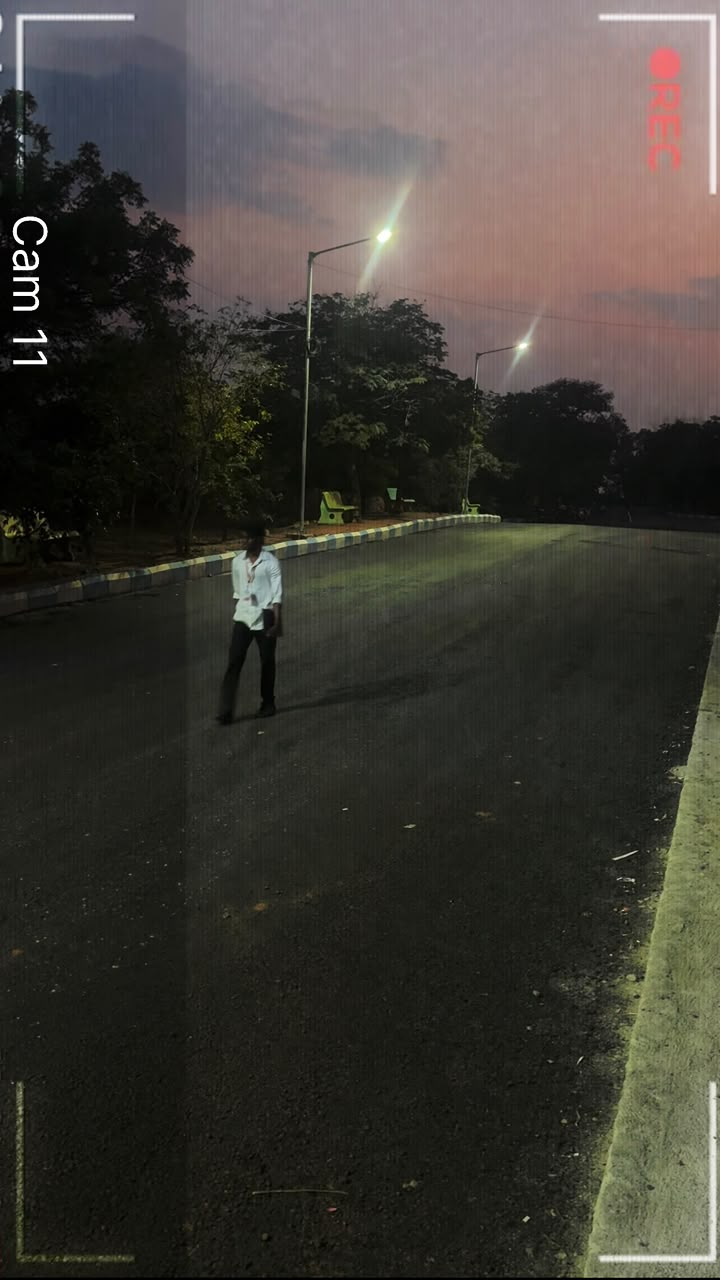
#> input picture openCVD/cam1.jpeg, 720 x 1280 px, found by its file name; the run also reads 1 picture not shown here
$ python generate_forensic_evidence.py
#> lines starting #> are read from the running program, lines starting #| are printed output that depends on the picture; after the words box and inside, x2 and y2 are one past the last pixel; in counts of white or black regions, pixels touching at a corner belong together
import cv2
import numpy as np
import os

src_dir = "/Users/mohammedabdulwahed/Downloads/argus/openCVD"
dst_dir = "/Users/mohammedabdulwahed/Downloads/argus/argus/public/faces"
os.makedirs(dst_dir, exist_ok=True)

# Camera definitions with coordinates and targets
cameras = {
    "cam_01": {
        "file": "cam1.jpeg",
        "name": "C1: VITS Main Campus Arch Gate",
        "crop": (150, 420, 240, 360), # x, y, w, h
        "face_box": (30, 20, 90, 110),
        "conf": 0.88,
        "is_hit": True,
        "asset_box": None,
        "time": "14:02:15 IST",
        "status": "SUSPECT SIGHTING: Campus Ingress Path"
    },
    "cam_2": {
        "file": "cam2.jpeg",
        "name": "C2: VITS Central Administrative Foyer",
        "crop": (60, 290, 320, 480),
        "face_box": (80, 40, 110, 130),
        "conf": 0.91,
        "is_hit": True,
        "asset_box": (70, 220, 130, 110),
        "time": "14:04:30 IST",
        "status": "SUSPECT SIGHTING: Admin Quadrangle Walkway"
    },
    "cam_03": {
        "file": "cam3.jpeg",
        "name": "C3: Engineering Block A/B Quadrangle",
        "crop": (180, 350, 300, 450),
        "face_box": (70, 50, 100, 120),
        "conf": 0.86,
        "is_hit": True,
        "asset_box": None,
        "time": "14:06:50 IST",
        "status": "SUSPECT SIGHTING: Engg Block Ingress corridor"
    },
    "cam_04": {
        "file": "cam4.jpeg",
        "name": "C4: Deshmukhi Village Bus Bay",
        "crop": (160, 280, 340, 500),
        "face_box": (90, 60, 110, 130),
        "conf": 0.89,
        "is_hit": True,
        "asset_box": (80, 240, 120, 100),
        "time": "14:09:12 IST",
        "status": "SUSPECT SIGHTING: Bus Bay & Transit Stop"
    },
    "cam_05": {
        "file": "cam5.jpeg",
        "name": "C5: Central Library & Computer Labs (Stairwell)",
        "crop": (320, 520, 320, 480), # x, y, w, h around suspect
        "face_box": (80, 40, 120, 140),
        "conf": 0.968,
        "is_hit": True,
        "asset_box": (70, 220, 140, 110),
        "time": "14:11:05 IST",
        "status": "CONFIRMED PRIMARY HIT: Culprit Face & Blue Laptop Lock"
    },
    "cam_06": {
        "file": "cam6.jpeg",
        "name": "C6: Campus East Perimeter Walkway",
        "crop": (280, 400, 340, 500),
        "face_box": (90, 50, 120, 140),
        "conf": 0.93,
        "is_hit": True,
        "asset_box": (80, 250, 140, 120),
        "time": "14:12:45 IST",
        "status": "SUSPECT SIGHTING: East Perimeter Gate Exit"
    },
    "cam_07": {
        "file": "cam7.jpeg",
        "name": "C7: Cafeteria & Student Activity Center",
        "crop": (240, 550, 300, 450),
        "face_box": (70, 40, 110, 130),
        "conf": 0.92,
        "is_hit": True,
        "asset_box": (60, 210, 130, 110),
        "time": "14:14:10 IST",
        "status": "SUSPECT SIGHTING: Cafeteria Outskirts Pathway"
    },
    "cam_08": {
        "file": "cam8.jpeg",
        "name": "C8: Deshmukhi - Pochampally Road Junction",
        "crop": (0, 350, 360, 540),
        "face_box": (100, 60, 130, 150),
        "conf": 0.95,
        "is_hit": True,
        "asset_box": (90, 260, 140, 120),
        "time": "14:16:30 IST",
        "status": "SUSPECT SIGHTING: Highway Junction Egress Path"
    },
}

def draw_corner_rect(img, pt1, pt2, color, thickness=2, d=15):
    x1, y1 = pt1
    x2, y2 = pt2
    # Top-left
    cv2.line(img, (x1, y1), (x1 + d, y1), color, thickness)
    cv2.line(img, (x1, y1), (x1, y1 + d), color, thickness)
    # Top-right
    cv2.line(img, (x2, y1), (x2 - d, y1), color, thickness)
    cv2.line(img, (x2, y1), (x2, y1 + d), color, thickness)
    # Bottom-left
    cv2.line(img, (x1, y2), (x1 + d, y2), color, thickness)
    cv2.line(img, (x1, y2), (x1, y2 - d), color, thickness)
    # Bottom-right
    cv2.line(img, (x2, y2), (x2 - d, y2), color, thickness)
    cv2.line(img, (x2, y2), (x2, y2 - d), color, thickness)

def add_forensic_hud(crop, cam_info, cam_key):
    h, w = crop.shape[:2]
    out = crop.copy()

    # 1. Subtle dark vignette / scanline overlay
    overlay = out.copy()
    cv2.rectangle(overlay, (0, 0), (w, 38), (10, 12, 16), -1)
    cv2.rectangle(overlay, (0, h - 34), (w, h), (10, 12, 16), -1)
    cv2.addWeighted(overlay, 0.75, out, 0.25, 0, out)

    # 2. Top Header Telemetry
    cam_display = cam_key.upper().replace("_", "")
    header_text = f"ARGUS FORENSIC // OPENCV 4.14 LANCZOS-4 [{cam_display}]"
    cv2.putText(out, header_text, (10, 24), cv2.FONT_HERSHEY_SIMPLEX, 0.45, (0, 255, 204), 1, cv2.LINE_AA)

    # Conf badge
    conf_pct = int(cam_info["conf"] * 100)
    conf_text = f"LOCK: {conf_pct}%"
    cv2.putText(out, conf_text, (w - 110, 24), cv2.FONT_HERSHEY_SIMPLEX, 0.45, (0, 230, 255), 1, cv2.LINE_AA)

    # 3. Face Bounding Box & Landmarks
    if cam_info.get("face_box"):
        fx, fy, fw, fh = cam_info["face_box"]
        # Scale if crop was resized
        fx = max(5, min(w - 20, fx))
        fy = max(40, min(h - 50, fy))
        fw = min(fw, w - fx - 5)
        fh = min(fh, h - fy - 5)

        # Primary box
        box_color = (82, 82, 224) if cam_info.get("is_hit") else (100, 200, 100) # BGR
        draw_corner_rect(out, (fx, fy), (fx + fw, fy + fh), box_color, thickness=2, d=16)

        # Crosshair center
        cx = fx + fw // 2
        cy = fy + fh // 2
        cv2.line(out, (cx - 10, cy), (cx + 10, cy), (0, 255, 204), 1)
        cv2.line(out, (cx, cy - 10), (cx, cy + 10), (0, 255, 204), 1)
        cv2.circle(out, (cx, cy), 3, (0, 255, 204), -1)

        # Label above box
        label_text = f"FACE_ID: {cam_info['conf']:.2f}"
        cv2.putText(out, label_text, (fx, fy - 8), cv2.FONT_HERSHEY_SIMPLEX, 0.38, box_color, 1, cv2.LINE_AA)

    # 4. Asset Bounding Box (e.g. blue laptop)
    if cam_info.get("asset_box"):
        ax, ay, aw, ah = cam_info["asset_box"]
        ax = max(5, min(w - 20, ax))
        ay = max(40, min(h - 50, ay))
        aw = min(aw, w - ax - 5)
        ah = min(ah, h - ay - 5)
        draw_corner_rect(out, (ax, ay), (ax + aw, ay + ah), (255, 200, 0), thickness=2, d=12)
        cv2.putText(out, "ASSET: BLUE LAPTOP", (ax, ay - 6), cv2.FONT_HERSHEY_SIMPLEX, 0.36, (255, 200, 0), 1, cv2.LINE_AA)

    # 5. Bottom Telemetry
    time_str = f"TIME: {cam_info['time']} | 30.00 FPS"
    cv2.putText(out, time_str, (10, h - 12), cv2.FONT_HERSHEY_SIMPLEX, 0.38, (180, 180, 180), 1, cv2.LINE_AA)
    cv2.putText(out, "GRID: VITS DESHMUKHI", (w - 180, h - 12), cv2.FONT_HERSHEY_SIMPLEX, 0.38, (0, 200, 255), 1, cv2.LINE_AA)

    return out

# Process each camera
for cam_key, info in cameras.items():
    file_path = os.path.join(src_dir, info["file"])
    if not os.path.exists(file_path):
        continue
    img = cv2.imread(file_path)
#> img is the input picture: shape (1280, 720, 3); mean B, G, R 53, 59.5, 62.7
    if img is None:
        continue

    # 1. Full Image
    full_path = os.path.join(dst_dir, f"full_{cam_key}.jpg")
    cv2.imwrite(full_path, img, [cv2.IMWRITE_JPEG_QUALITY, 95])

    # 2. Crop & Resize to 640x640 for crisp display
    cx, cy, cw, ch = info["crop"]
    h_img, w_img = img.shape[:2]
#> h_img = 1280; w_img = 720
    cx = max(0, min(w_img - 50, cx))
#> cx = 150
    cy = max(0, min(h_img - 50, cy))
#> cy = 420
    cw = min(cw, w_img - cx)
#> cw = 240
    ch = min(ch, h_img - cy)
#> ch = 360
    crop = img[cy:cy+ch, cx:cx+cw]
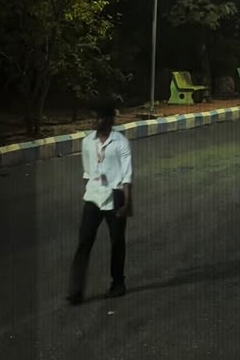
#> crop: shape (360, 240, 3); mean B, G, R 36, 45.3, 43.5

    # Resize with Lanczos-4
    crop_resized = cv2.resize(crop, (640, 640), interpolation=cv2.INTER_LANCZOS4)
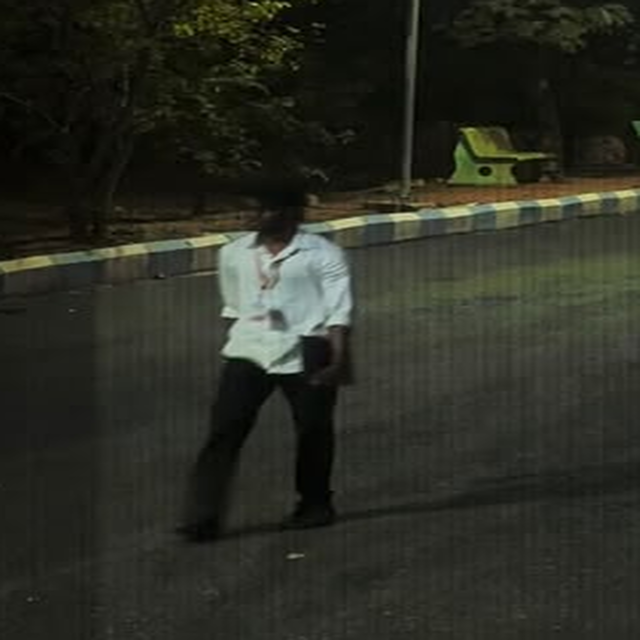
#> crop_resized: shape (640, 640, 3); mean B, G, R 36, 45.3, 43.5

    # Generate biometric HUD
    zoom_img = add_forensic_hud(crop_resized, info, cam_key)
#> in add_forensic_hud, `cv2.rectangle(overlay, (0, h - 34), (w, h), (10, 12, 16), -1)`:
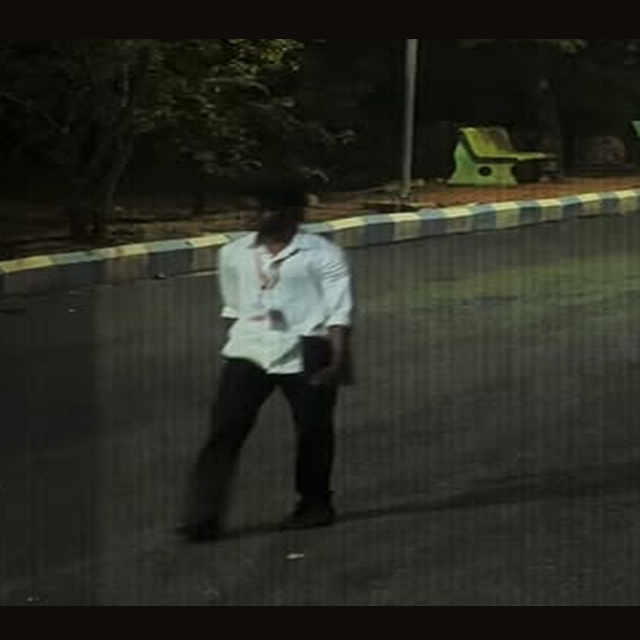
#> overlay: shape (640, 640, 3); mean B, G, R 34.2, 42.6, 41.4
#> in add_forensic_hud, `cv2.putText(out, conf_text, (w - 110, 24), cv2.FONT_HERSHEY_SIMPLEX, 0..`:
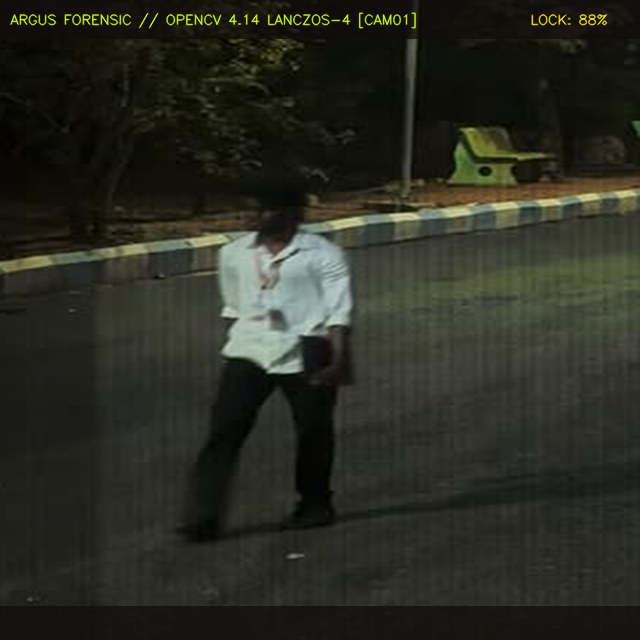
#> out: shape (640, 640, 3); mean B, G, R 34.6, 44, 42.6
#> in draw_corner_rect, `cv2.line(img, (x1, y1), (x1, y1 + d), color, thickness)`: img: shape (640, 640, 3); mean B, G, R 34.6, 44.1, 42.7
#> in draw_corner_rect, `cv2.line(img, (x2, y1), (x2 - d, y1), color, thickness)`: img: shape (640, 640, 3); mean B, G, R 34.6, 44.1, 42.7
#> in draw_corner_rect, `cv2.line(img, (x2, y1), (x2, y1 + d), color, thickness)`: img: shape (640, 640, 3); mean B, G, R 34.6, 44.1, 42.7
#> in draw_corner_rect, `cv2.line(img, (x1, y2), (x1 + d, y2), color, thickness)`: img: shape (640, 640, 3); mean B, G, R 34.6, 44.1, 42.7
#> in draw_corner_rect, `cv2.line(img, (x1, y2), (x1, y2 - d), color, thickness)`: img: shape (640, 640, 3); mean B, G, R 34.6, 44.1, 42.8
#> in draw_corner_rect, `cv2.line(img, (x2, y2), (x2 - d, y2), color, thickness)`:
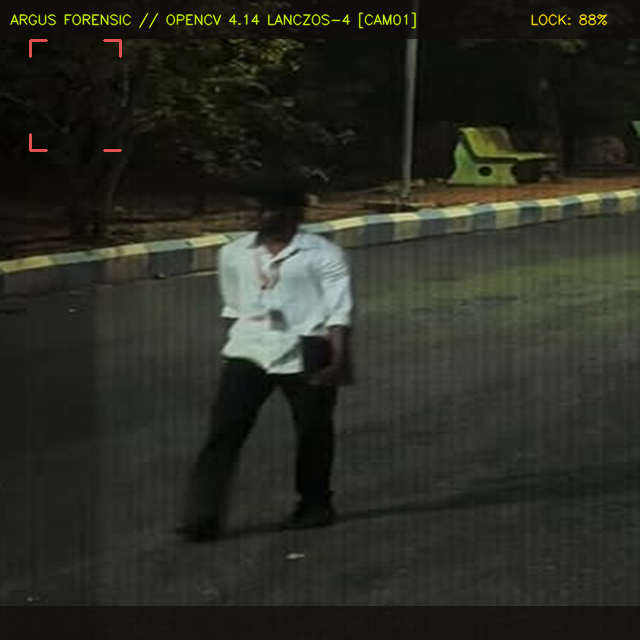
#> img: shape (640, 640, 3); mean B, G, R 34.6, 44.1, 42.8
#> in draw_corner_rect, `cv2.line(img, (x2, y2), (x2, y2 - d), color, thickness)`: img: shape (640, 640, 3); 0.01% of pixels changed, all inside (x1, y1, x2, y2) = (119, 133, 122, 150)
#> in add_forensic_hud, `cv2.line(out, (cx - 10, cy), (cx + 10, cy), (0, 255, 204), 1)`: out: shape (640, 640, 3); mean B, G, R 34.7, 44.1, 42.8
#> in add_forensic_hud, `cv2.line(out, (cx, cy - 10), (cx, cy + 10), (0, 255, 204), 1)`: out: shape (640, 640, 3); mean B, G, R 34.7, 44.1, 42.8
#> in add_forensic_hud, `cv2.circle(out, (cx, cy), 3, (0, 255, 204), -1)`: out: shape (640, 640, 3); mean B, G, R 34.7, 44.1, 42.8
#> in add_forensic_hud, `cv2.putText(out, "GRID: VITS DESHMUKHI", (w - 180, h - 12), cv2.FONT_H..`:
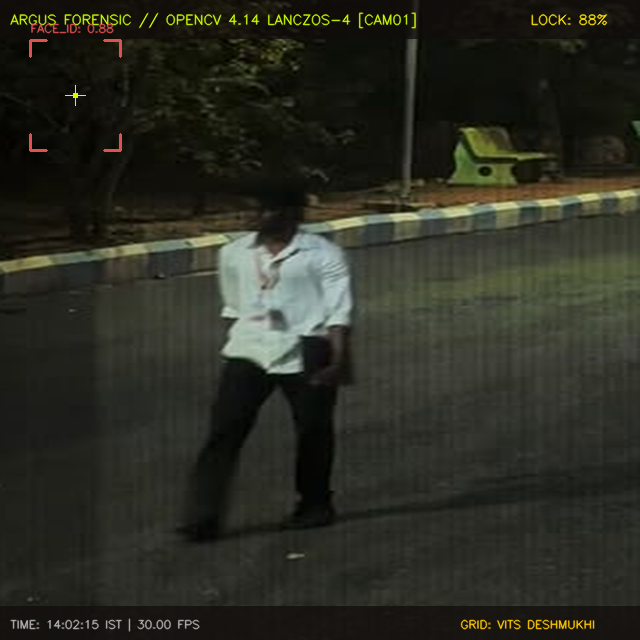
#> out: shape (640, 640, 3); mean B, G, R 34.9, 44.6, 43.4
    zoom_path = os.path.join(dst_dir, f"zoom_{cam_key}.jpg")
    cv2.imwrite(zoom_path, zoom_img, [cv2.IMWRITE_JPEG_QUALITY, 95])
    print(f"Generated {zoom_path}")
#> pass 2 of the loop `for cam_key, info in cameras.items():`:
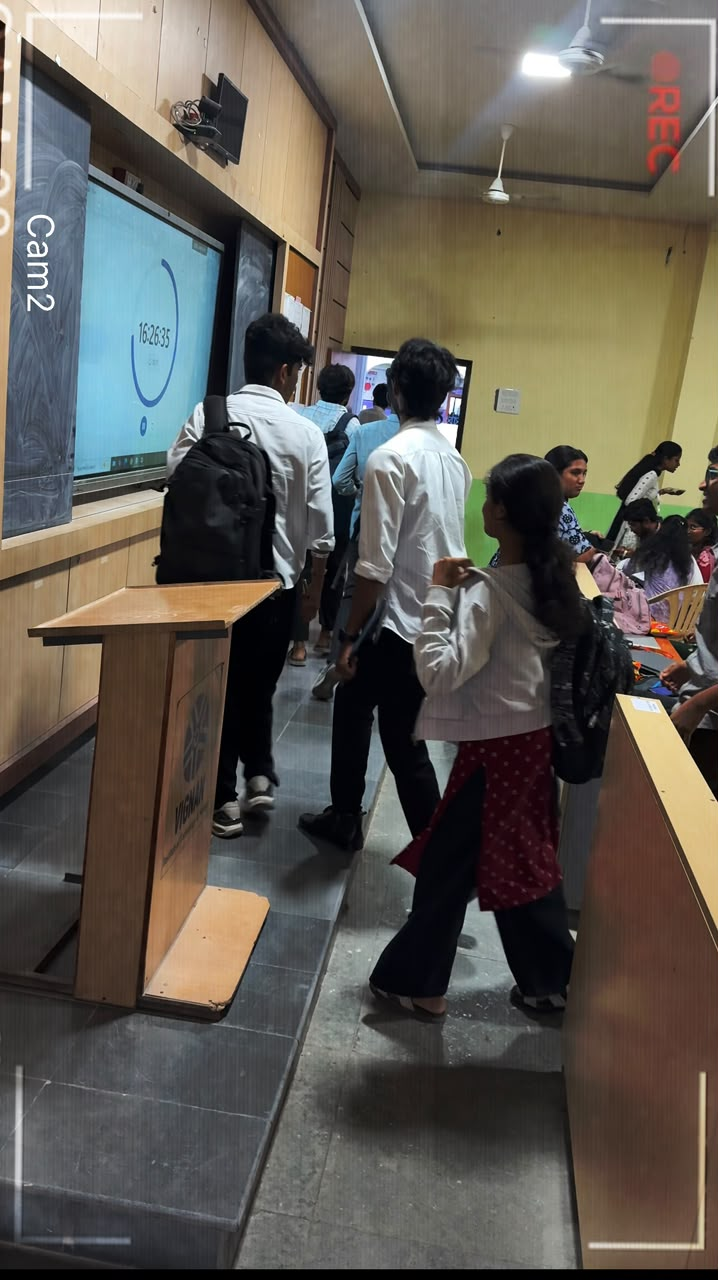
#> input picture openCVD/cam2.jpeg, 718 x 1280 px, found by its file name
#> img is the input picture: shape (1280, 718, 3); mean B, G, R 82.7, 90.4, 95
#> `crop = img[cy:cy+ch, cx:cx+cw]`:
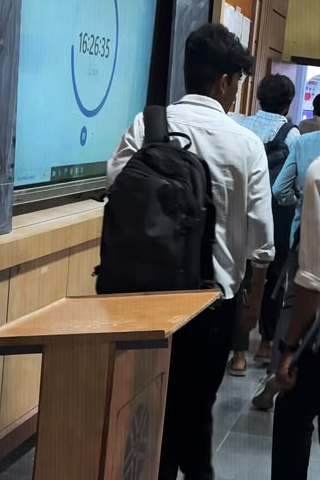
#> crop: shape (480, 320, 3); mean B, G, R 90.7, 91.1, 86.2
#> in draw_corner_rect (call 3), `cv2.line(img, (x1, y1), (x1 + d, y1), color, thickness)`:
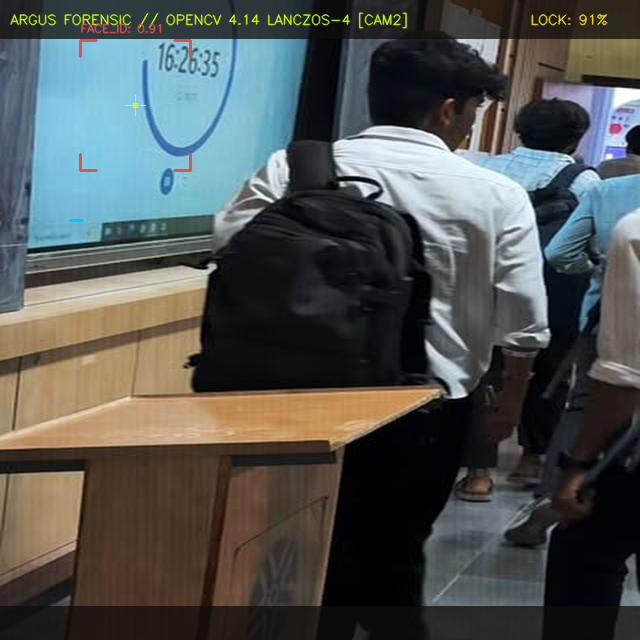
#> img: shape (640, 640, 3); mean B, G, R 82.6, 84.3, 80.8

# Specifically generate CAM 05 asset and silhouette views
c5_img = cv2.imread(os.path.join(src_dir, "cam5.jpeg"))
if c5_img is not None:
    h, w = c5_img.shape[:2]
#> h = 1280; w = 714
    # Laptop crop
    laptop_crop = c5_img[int(h*0.45):int(h*0.75), int(w*0.35):int(w*0.85)]
    laptop_crop = cv2.resize(laptop_crop, (640, 640), interpolation=cv2.INTER_LANCZOS4)
    # Add asset box
    draw_corner_rect(laptop_crop, (120, 220), (480, 480), (255, 200, 0), thickness=2, d=20)
    cv2.putText(laptop_crop, "ASSET LOCK // BLUE LAPTOP (CONF: 94.8%)", (80, 200), cv2.FONT_HERSHEY_SIMPLEX, 0.5, (255, 200, 0), 1, cv2.LINE_AA)
    cv2.imwrite(os.path.join(dst_dir, "cam05_laptop_zoom.jpg"), laptop_crop, [cv2.IMWRITE_JPEG_QUALITY, 95])
    cv2.imwrite(os.path.join(dst_dir, "cam_05_laptop_zoom.jpg"), laptop_crop, [cv2.IMWRITE_JPEG_QUALITY, 95])

    # Person silhouette crop
    person_crop = c5_img[int(h*0.3):int(h*0.85), int(w*0.25):int(w*0.85)]
    person_crop = cv2.resize(person_crop, (640, 640), interpolation=cv2.INTER_LANCZOS4)
    draw_corner_rect(person_crop, (100, 80), (520, 580), (82, 82, 224), thickness=2, d=24)
    cv2.putText(person_crop, "BODY SILHOUETTE // MALE 5'10 DARK APPAREL", (70, 65), cv2.FONT_HERSHEY_SIMPLEX, 0.5, (82, 82, 224), 1, cv2.LINE_AA)
    cv2.imwrite(os.path.join(dst_dir, "cam05_person_crop.jpg"), person_crop, [cv2.IMWRITE_JPEG_QUALITY, 95])
    cv2.imwrite(os.path.join(dst_dir, "cam_05_person_crop.jpg"), person_crop, [cv2.IMWRITE_JPEG_QUALITY, 95])

print("Forensic evidence generation complete.")
